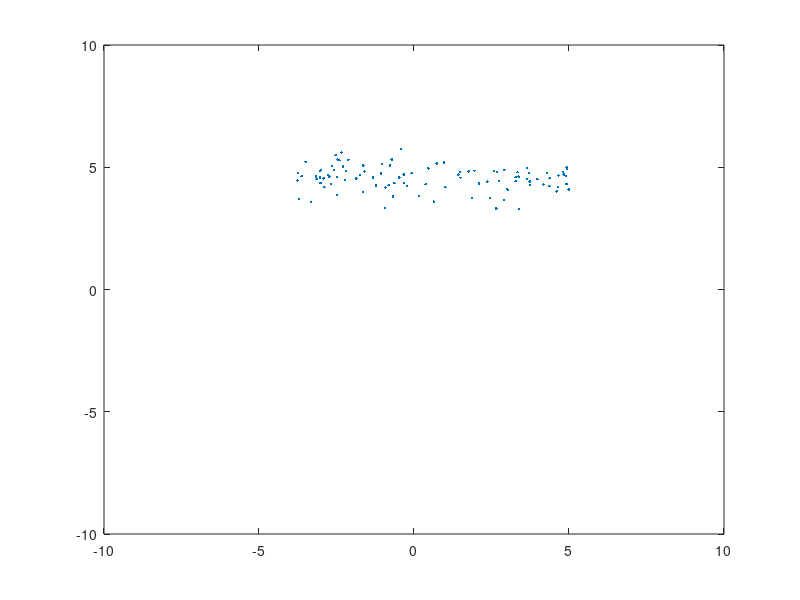

This figure's MATLAB source: (Note: this script raises an error after producing the figure.)
% generate samples on a line and get endpoints

lb=-4;
hb=5;
sample_cnt=100;
sample_sub_cnt = [1 3 10 sample_cnt];
sigma=0.5;
avg=4.5;

lim = 10;
axis_limits=[-lim, +lim, -lim, +lim];

X=unifrnd(lb, hb, 1, sample_cnt);

Y=normrnd(avg, sigma, 1, sample_cnt);

P=[X Y];


alpha=10;

endpoint_cnt=10;

fh=figure(1);

% priors, these are now sampled from a Normal distribution
% if they are small, they are noninformative, if they are large they will
% dominate the data (the data will never be able to get the segment smaller)
pA = -normrnd(0,5);
pB = normrnd(0,5);

plot(X, Y, '.');
axis(axis_limits);

% we can use a flat prior
% f(u|y_s) \sim exp^(-1/2sigma^2/n)*(u-y_s)^2

% or we can use a normal prior density
% f(u|y_s) \sim exp^(-1/2sigma^2)*(u-y_s)^2 * exp^(-1/2s^2)*(u-m)^2
% this is for single observation
% we can update m and s instead of calculating it all the time
% posterior precision: 1/s'^2 = (sigma^2 + n*s^2) / (sigma^2 * s^2)
% posterior mean: m' = m/s^2 (n/sigma^2) + ....

N=sample_cnt;

% let us first assume variance known (sigma is std.dev, so sigma^2)

prior_variance = 0.4;
prior_precision = 1/(prior_variance^2);

prior_mean = 1
%empirical_mean = mean(abs(Y-mean(Y)));
empirical_mean=mean(Y);
empirical_variance = mean((Y-mean(Y)).^2);
empirical_precision = 1/empirical_variance;

% https://noppa.aalto.fi/noppa/kurssi/s-114.1310/luennot/luento_12.pdf
% http://jackman.stanford.edu/classes/BASS/ch2.pdf
% http://www.cs.ubc.ca/~murphyk/Papers/bayesGauss.pdf

% use normal conjugacy to find out that N observations with variance sigma^2 and mean x'
% is same as single observation x' with variance sigma^2/N

known_sigma = sigma;
known_precision = 1/(sigma^2);
known_mean = avg;

post_precision = (prior_precision + N*known_precision);

post_mean = (prior_mean * prior_precision + empirical_mean * N * known_precision) / post_precision

post_variance = 1 / post_precision;

% note, we actually note the precision, so we should throw away this posterior precision
% which is incorrect

post_sigma = sqrt(post_variance);

% actually, we would like to use a prior from
% http://jakevdp.github.io/blog/2014/06/14/frequentism-and-bayesianism-4-bayesian-in-python/
% p(a,beta,sigma) \sim 1/sigma (1 + beta^2)^(-3/2)

% exponent exp( -100 ) with large negative values are basically 0. Considering this is a sum of squares and we only
% divide by something like 1/sigma^2, this is certainly not gonna work.
function result = likelihood(X, Y, alpha, beta, sigma)
	Y_model = alpha + beta * X;
	N = size(X, 2);
	result = 1/((2*pi*sigma^2)^(N/2)) * exp ( -1/(2*sigma^2) * sum(Y-Y_model).^2 );
end

function result = prior(alpha, beta, sigma)
	result = 1/sigma * (1 + beta^2)^(-3/2);
end

function result = posterior(X, Y, alpha, beta, sigma)
	result = likelihood(X, Y, alpha, beta, sigma) * prior(alpha, beta, sigma);
end

function result = loglikelihood(X, Y, alpha, beta, sigma)
	Y_model = alpha + beta * X;
	N = size(X, 1);
	% TODO: Check this, sum of log seems redundant
	result = -1/2 * sum(log(2*pi*sigma^2) + ((Y-Y_model).^2)/(sigma^2) );
end

function result = logprior(alpha, beta, sigma)
	result = -log(sigma) + log(1 + beta^2) * (-3/2);
end

function result = logposterior(X, Y, alpha, beta, sigma)
	result = loglikelihood(X, Y, alpha, beta, sigma) + logprior(alpha, beta, sigma);
end

alpha = 4.5;
beta = 0;
sigma = 0.5;
logpost = logposterior(X, Y, alpha, beta, sigma);
logpost
exp(logpost)

function result = test(data,x,y)
	result = sum(log(normpdf(data,x,y)));
end

data=randn(100,1)*2+3;
logmodelprior=@(m)0; %use a flat prior.
loglike=@(m)test(data,m(1),m(2));
minit=[0 1];
m=mcmc(minit,loglike,logmodelprior,[.2 .5],10000);
m(1:100,:)=[]; %crop drift
plotmatrix(m);

return;

%pA = -20;
%pB = 20;

for p=1:4
	subplot(2,2,p);

	ssc=sample_sub_cnt(p);

	S=P(1:ssc);
	Z=zeros(1:ssc, 1);
	[A B] = extreme_pnts(S);

	%S0 = rnd_pareto(B, alpha, ssc, 1, endpoint_cnt);
	A = min(A, pA);
	B = max(B, pB);

	[S0 S1] = rnd_pair_two_sided_pareto(A, B, alpha, ssc, 1, endpoint_cnt);

	plot(S, Z, 'b*');
	hold on;
	plot(S0, 0, 'r.');
	plot(S1, 0, 'g.');
	axis(axis_limits);
	hold off;
end

% but what we actually want to do is to define a prior instead of just
% sampling from a Pareto distribution

% so, let's assume we have a Gaussian for S0
% how do we update S0?

% okay, above, solves that!! :-), yeah!!


% http://math.arizona.edu/~jwatkins/f-transform.pdf
% http://research.microsoft.com/en-us/um/people/minka/papers/minka-uniform.pdf

% now, we need to incorporate the spread of points
% suppose the points are spread across a horizontal line (but not necessary 0)
% we would have a prior across the y-axis
% and we would update it using the samples
% this is independent from above, so, pretty sure, this works

% however, now if it is a line at an angle
% we can rotate all points with the angle, such that it is a horizontal line
% we identify a prior for the rotation
% however, now we have an equation for the line
% does that not conflict with the pareto prior? no... we can do the Pareto after
% mapping all points on the 1D line





